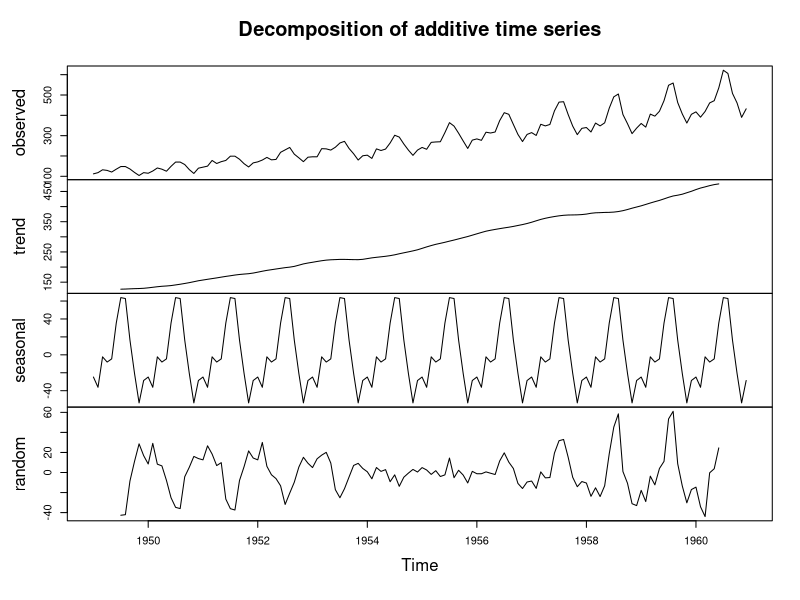
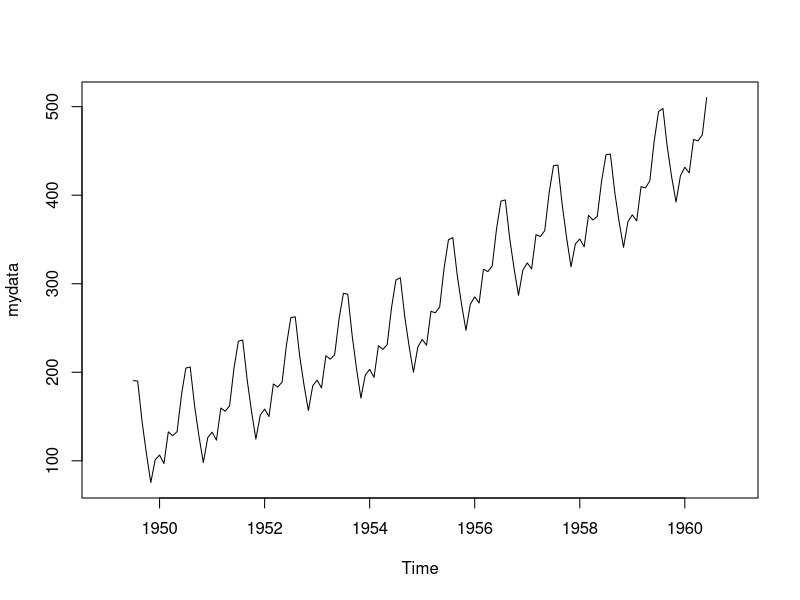

Write the R code that produced these figures, in order.
#Decomposing challenge

#Air passenget dataset
AirData <- AirPassengers
#Decompose data
decom <- decompose(AirData)
#Plot decomposed data
plot(decom)
#Add trend and seasonality together
mydata <- decom$seasonal + decom$trend
#Plot trend and seasality data
plot(mydata)